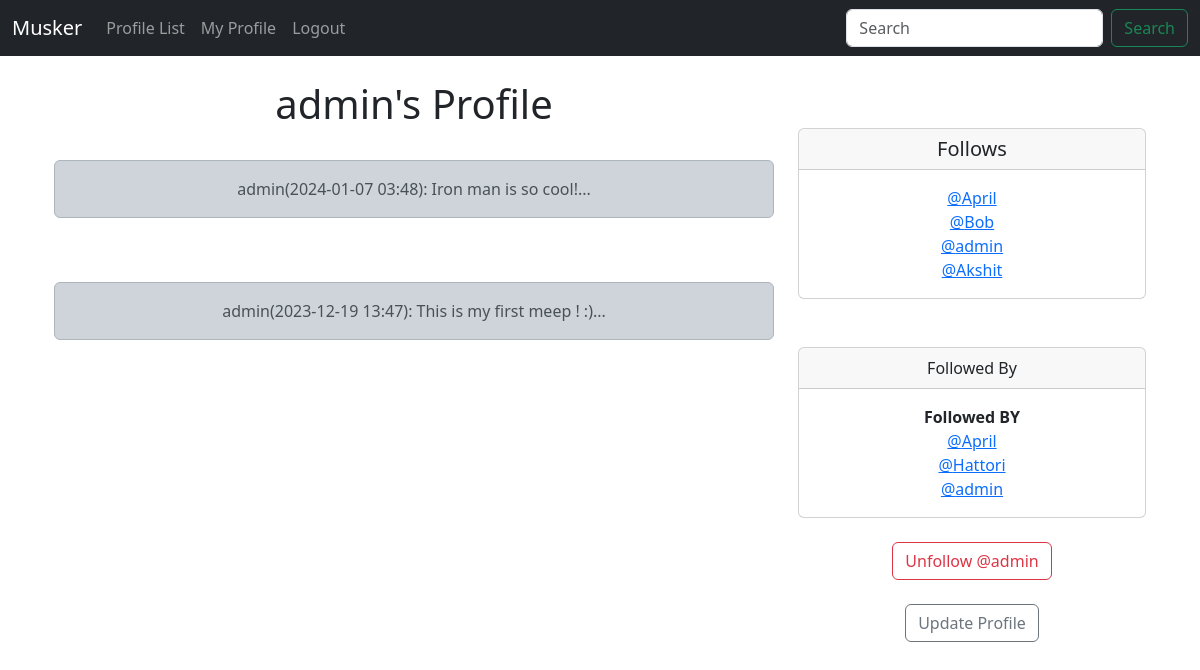
The app's page /profile/1 (signed in), older data.
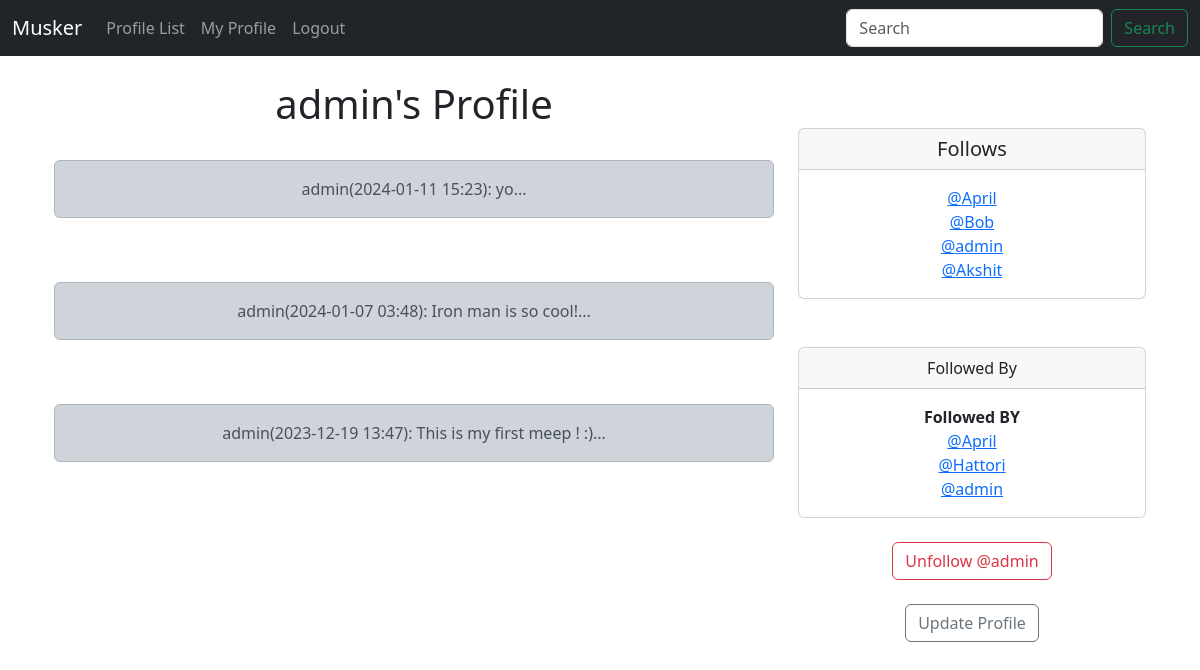
The same page, newer data.
### musker/models.py (models this page shows)
class Meep(models.Model):
    user = models.ForeignKey(User, related_name="meeps", on_delete=models.DO_NOTHING)
    body = models.CharField(max_length=500)
    created_at = models.DateTimeField(auto_now_add=True)
    def __str__(self):
        return(
            f"{self.user}"
            f"({self.created_at:%Y-%m-%d %H:%M}): "
            f"{self.body}..."
        )

class Profile(models.Model):
    user = models.OneToOneField(User, on_delete=models.CASCADE)
    follows = models.ManyToManyField('self', related_name='followed_by', symmetrical=False, blank=True)
    date_modified = models.DateTimeField(User, auto_now=True)
    profile_image = models.ImageField(null = True, blank = True, upload_to='images/')
    def __str__(self):
        return self.user.username

### musker/views.py (the view, shortened to what this page needs)
# urls.py: path('profile/<int:pk>', views.profile, name='profile'),
def profile(request, pk):
    if request.user.is_authenticated:
        profile = Profile.objects.get(user_id = pk)
        meeps = Meep.objects.filter(user_id = pk).order_by("-created_at")
        return render(request, 'profile.html', {'profile': profile, 'meeps': meeps})
    else:
        messages.success(request, 'login to view this page')
        return redirect('home')

### musker/templates/profile.html (shortened to what this page needs)
{% extends 'base.html' %}
{% block content %}
{% if profile %}
    <div class="container text-center">
        <div class="row">
            <div class="col-8">
              <h1>{{ profile.user.username }}'s Profile</h1>
              <br/>
              {% if meeps %}
                {% for meep in meeps %}
                  <div class="alert alert-dark" role="alert">
                    {{ meep }}
                  </div><br/><br/>
                {% endfor %}
              {% endif %}
            </div>
            <div class="col-4">
              <br/><br/>
                <div class="card">
                    <h5 class="card-header">
                      Follows
                    </h5>
                    <div class="card-body">
                      <p class="card-text">
                        {% for following in profile.follows.all %}
                            <a href="{% url 'profile' following.user.id %}">@{{ following }}<br/></a>
                        {% endfor %}
                      </p>
                    </div>
                </div>
                <br/><br/>
                <div class="card">
                    <div class="card-header">
                      Followed By
                    </div>
                    <div class="card-body">
                      <p class="card-text">
                        <strong>Followed BY</strong><br/>
                            {% for following in profile.followed_by.all %}
                                <a href="{% url 'profile' following.user.id %}">@{{ following }}<br/></a>
                            {% endfor %}
                      </p>
                    </div>
                  </div>
                  <br/>
                  <form method=POST>
                        {% if profile in user.profile.follows.all %}
                            <button class="btn btn-outline-danger" name="follow" value="unfollow" type="submit"> Unfollow @{{ profile.user.username }}
                            </button>
                        {% else %}
                            <button class="btn btn-outline-success" name="follow" value="follow" type="submit"> Follow @{{ profile.user.username }}
                            </button>
                        {% endif %}
                  </form>
                  <br/>
                  {% if request.user.id == profile.user.id %}
                    <a href="{% url 'update_user' %}" class="btn btn-outline-secondary">Update Profile</a>
                  {% endif %}
            </div>
        </div>
    </div>
{% endif %}
{% endblock %}

Row changes from the older to the newer data that the page shows:
added Meep: user+created_at+body "admin(2024-01-11 15:23): yo..."
